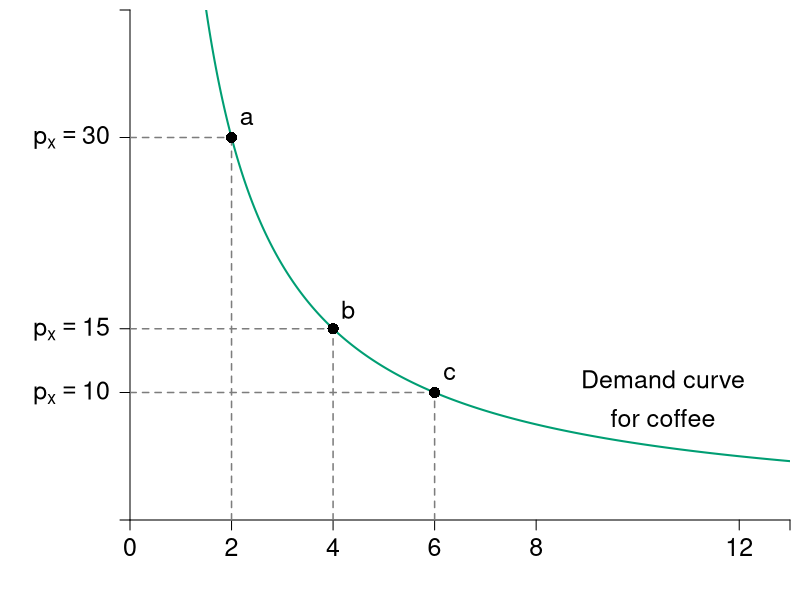

Here is the R script that generated this plot:
#Graph Designer: Simon Halliday
#Authors: Bowles and Halliday
#Title: Microeconomics: Competition, Conflict and Coordination

library(shape)
pdf(file = "indmarketdemand/cd_coffee_margin.pdf", width = 6, height = 4)

#Set parameters for graphics
pointsize <- 1.8
axislabelsize <- 1.8
labelsize <- 1.5
namesize <- 1.8
annotatesize <- 1.5
graphlinewidth <- 2
segmentlinewidth <- 1.5


COL <- c("#7fc97f", "#beaed4", "#fdc086", "#ffff99", "#386cb0", "#f0027f", "#bf5b17", "#666666")
COLA <- c("#e0f3db", "#99d8c9","#66c2a4","#41ae76", "#238b45", "#005824")
COLB <- c("#4eb3d3", "#2b8cbe", "#0868ac","#084081")
grays <- gray.colors(25, start = 1, end = 0)
CBCols <- c("#009E73","#0072B2","#E69F00","#CC79A7", "#F0E442")


#Edited the margins to cater for the larger LHS labels
par(mar =  c(4, 6.5, 0.5, 0.5))


# cd_demand_coffeedata ----------------------------------------------------


ppf <- function(x, slope = 1, bary = 20) {
  bary - slope * x
}

demand <- function(x, alpha = 0.5, endowment = 12){
  (endowment*alpha)/x
}

uFn <- function(x, y, alpha = 0.8){
  ((x)^alpha)*(y^(1-alpha))
}

indiffA <- function(x, ubar = uFn(8,2) - 1, alpha = 0.3) {
  (ubar/ ((x)^alpha))^(1/ (1 - alpha))
}

ylims <- c(0, 4)
xlims <- c(0, 13)

npts <- 501 
x <- seq(xlims[1], xlims[2], length.out = npts)
y <- seq(ylims[1], ylims[2], length.out = npts) 
a <- c(uFn(16, 2), uFn(16, 4), uFn(16, 8)) #alpha = 0.8

plot(0, 0, xlim = xlims, ylim = ylims, type = "n",
     xlab = expression(paste("")),
     ylab = expression(paste("")), 
     xaxt = "n", 
     yaxt = "n", 
     cex.lab = axislabelsize, 
     bty = "n", 
     xaxs = "i", 
     yaxs = "i"
)


ticksx <- c(0, 2, 4, 6, 8, 12, 13)
xlabels <- c(0, 2, 4, 6, 8, 12, NA)
ticksy <- c(ylims[1], 1, 1.5, 3, ylims[2])
ylabels <- c(NA, expression(paste(p[x] == 10)), expression(paste(p[x] == 15)), expression(paste(p[x] == 30)), NA)

axis(1, at = ticksx, pos = 0, labels = xlabels, cex.axis = labelsize)
axis(2, at = ticksy, pos = 0, labels = ylabels, las = 1, cex.axis = labelsize)

npts <- 500 
xx1 <- seq(xlims[1], xlims[2], length.out = npts)
xx2 <- seq(0, xlims[2], length.out = npts)
xx3 <- seq(xlims[1], 0, length.out = npts)

#Draw the graphs
lines(xx1, demand(xx1), col = CBCols[1], lwd = graphlinewidth)

#Axis labels
text(0.5*xlims[2], -0.8, expression(paste("Kilograms of coffee, ", x)), xpd = TRUE, cex = axislabelsize) 
text(-3.2, 0.5*ylims[2], expression(paste("Price of coffee, ", p[x])), xpd = TRUE, cex = axislabelsize, srt = 90) 

#Add mrs = mrt at i
text(11, 16.75, expression(paste("for ", alpha == 0.5, " and ", m == 100)), cex = labelsize)
text(11, 15.25, expression(paste("then ", x == 5)), cex = labelsize)
text(11, 16, expression(paste("when ", p[x] == 10)), cex = labelsize)
Arrows(10, 15, 5.5, 10.5, col = "black", lty = 1, lwd = 2, arr.type = "triangle", arr.lwd = 0.5)

#Label the indifference curves
text(8.1, 38, expression(u[1]^A), cex = labelsize)
text(9.5, 38, expression(u[2]^A), cex = labelsize)
text(11.3, 38, expression(u[3]^A), cex = labelsize)

#Label the feasible frontiers
text(10.5, 1.1, expression(paste("Demand curve")), cex = labelsize)
text(10.5, 0.8, expression(paste("for coffee")), cex = labelsize)
text(14, 6, expression(paste(x == frac(alpha*m, p[x]), " or")), cex = labelsize)
text(14, 4.5, expression(paste(p[x] == frac(alpha*m, x))), cex = labelsize)

#Vector of quantity demanded from the adjacent figure
demandx <- c(2, 4, 6)
#Segments for the prices and quantities
segments(0, demand(demandx[1]), demandx[1], demand(demandx[1]), lty = 2, col = grays[20], lwd = segmentlinewidth)
segments(demandx[1], 0, demandx[1], demand(demandx[1]), lty = 2, col = grays[20], lwd = segmentlinewidth, xpd = TRUE)
segments(0, demand(demandx[2]), demandx[2], demand(demandx[2]), lty = 2, col = grays[20], lwd = segmentlinewidth)
segments(demandx[2], 0, demandx[2], demand(demandx[2]), lty = 2, col = grays[20], lwd = segmentlinewidth, xpd = TRUE)
segments(0, demand(demandx[3]), demandx[3], demand(demandx[3]), lty = 2, col = grays[20], lwd = segmentlinewidth)
segments(demandx[3], 0, demandx[3], demand(demandx[3]), lty = 2, col = grays[20], lwd = segmentlinewidth, xpd = TRUE)

points(demandx[1], demand(demandx[1]), pch = 16, col = "black", cex = 1.5)
points(demandx[2], demand(demandx[2]), pch = 16, col = "black", cex = 1.5)
points(demandx[3], demand(demandx[3]), pch = 16, col = "black", cex = 1.5)

text(demandx[1] + 0.3, demand(demandx[1]) + 0.15, 
     expression(paste(a)), cex = annotatesize)

text(demandx[2] + 0.3, demand(demandx[2]) + 0.15, 
     expression(paste(b)), cex = annotatesize)

text(demandx[3] + 0.3, demand(demandx[3]) + 0.15, 
     expression(paste(c)), cex = annotatesize)

dev.off()
